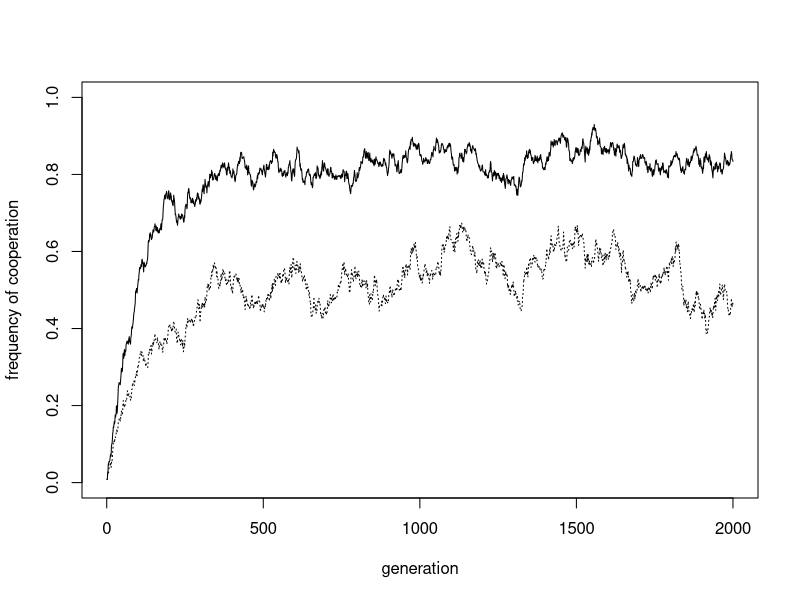

The R script that drew this image: (Note: a time limit stopped this script after it produced the figure.)
## ---- chunk 1

N <- 4  # 4 groups
n <- 4  # 4 agents per group

# create agent matrix, each column is a group
# can be C (cooperator), D (defector) or P (punisher)
agent <- matrix(nrow = n, ncol = N)

agent[,1] <- c("C", "C", "D", "D")
agent[,2] <- c("D", "D", "P", "P")
agent[,3] <- c("P", "P", "C", "D")
agent[,4] <- c("D", "D", "D", "D")

agent

## ---- chunk 2

# create payoff matrix, with baseline payoff 1
payoff <- matrix(1, nrow = n, ncol = N)

payoff

## ---- chunk 3

e <- 0  # cooperation error rate
c <- 0.2  # cost of cooperation

# probs for contribution (1-e)
contribute <- matrix(runif(n*N), nrow = n, ncol = N)
  
# contributors are Ps or Cs with prob 1-e
contributors <- (agent == "P" | agent == "C") & contribute > e
  
# reduce payoffs of contributing Ps and Cs by c
payoff[contributors] <- payoff[contributors] - c

contributors
payoff
    
## ---- chunk 4

p <- 0.8  # cost to punished
k <- 0.2  # cost to punisher

# columns/groups with at least one P
Pgroups <- unique(which(agent=="P", arr.ind=TRUE)[,"col"])
    
# defections (Ds and Ps/Cs with probability e)
defections <- agent == "D" | ((agent == "P" | agent == "C") & contribute <= e)
    
# cycle thru Pgroups (j) and agents (i)
for (j in Pgroups) {
      
  for (i in 1:n) {
        
    # if the agent is P
    if (agent[i,j] == "P") {
          
      # reduce punisher's payoff by k/n per defection
      payoff[i,j] <- payoff[i,j] - sum(defections[-i,j]) * k / n
          
      # reduce each defector's payoff by p/n
      payoff[-i,j][defections[-i,j]] <- payoff[-i,j][defections[-i,j]] - p / n
          
    }
        
  }
      
}

payoff

## ---- chunk 5

m <- 0.01  # rate of between-group mixing

# store agent in previous agent to avoid overlap
previous_agent <- agent
    
# cycle thru groups (j) and agents (i)
for (j in 1:N) {
      
  for (i in 1:n) {
        
    # with prob 1-m, choose demonstrator from same group (excluding self)
    if (runif(1) > m) {
          
      dem <- c(sample((1:n)[(1:n)!=i], 1), j)
          
    # with prob m, choose demonstrator from different group
    } else {
          
      dem <- c(sample(1:n, 1), 
               sample((1:N)[(1:N)!=j], 1))
          
    }
        
    # get W, relative payoff of demonstrator
    W <- payoff[dem[1],dem[2]] / (payoff[dem[1],dem[2]] + payoff[i,j])
        
    # copy dem's behaviour with prob W
    # use previous_agent to avoid copying an agent who has already copied
    if (runif(1) < W) {
          
      agent[i,j] <- previous_agent[dem[1],dem[2]]
          
    }
        
  }
      
}
    
agent

## ---- chunk 6

epsilon <- 0.5  # frequency of conflict

# dataframe of randomly selected pairs of groups
contests <- as.data.frame(matrix(sample(N), nrow = N/2, ncol = 2))
    
# keep contests with prob epsilon
contests <- contests[runif(N/2) < epsilon,]
    
# recalculate defections (Ds and Ps/Cs with probability e)
defections <- agent == "D" | ((agent == "P" | agent == "C") & contribute <= e)
    
# if there are any contests left
if (nrow(contests) > 0) {  
      
  # cycle thru pairs
  for (i in 1:nrow(contests)) {
        
    # prob group 1 beats group 2 in pair i
    d1 <- sum(defections[,contests[i,1]]) / n
    d2 <- sum(defections[,contests[i,2]]) / n
    d <- 0.5 + (d2 - d1)/2
        
    # group 1 wins
    if (runif(1) < d) {
          
      agent[,contests[i,2]] <- agent[,contests[i,1]]
          
    # group 2 wins  
    } else {
          
      agent[,contests[i,1]] <- agent[,contests[i,2]]
          
    }
        
  }
      
}

agent
    
## ---- chunk 7

mu <- 0.5  # mutation rate

# probs for mutation
mutate <- runif(N*n)
    
# store agent in previous agent to avoid overlap
previous_agent <- agent
    
# mutating D agents
agent[mutate < mu & previous_agent == "D"] <- 
  sample(c("P","C"), 
         sum(mutate < mu & previous_agent == "D"), 
         replace = TRUE)
    
# mutating C agents
agent[mutate < mu & previous_agent == "C"] <- 
  sample(c("P","D"), 
         sum(mutate < mu & previous_agent == "C"), 
         replace = TRUE)
    
# mutating D agents
agent[mutate < mu & previous_agent == "P"] <- 
  sample(c("D","C"), 
         sum(mutate < mu & previous_agent == "P"), 
         replace = TRUE)

agent
    
## ---- chunk 8

Cooperation <- function(N = 128, 
                        n = 4, 
                        t_max = 2000, 
                        e = 0.02, 
                        c = 0.2, 
                        m = 0.01, 
                        p = 0.8, 
                        k = 0.2, 
                        mu = 0.01, 
                        epsilon = 0.015, 
                        show_plot = TRUE) {

  # create agent matrix, each column is a group
  # can be C (cooperator), D (defector) or P (punisher)
  agent <- matrix(nrow = n, ncol = N)
  
  # initial conditions: group 1 all punishers, others are all defectors
  agent[,1] <- "P"
  agent[,-1] <- "D"
  
  # create output for freq of cooperation in each timestep
  # and freq of punishment
  output <- data.frame(PandC = rep(NA, t_max), 
                       P = rep(NA, t_max))
  
  # store for t = 1
  output$PandC[1] <- sum(agent == "C" | agent == "P") / (N*n)
  output$P[1] <- sum(agent == "P") / (N*n)
  
  for (t in 2:t_max) {
  
    # create/initialise payoff matrix, with baseline payoff 1
    payoff <- matrix(1, nrow = n, ncol = N)
  
    # 1. Cooperation
  
    # probs for contribution (1-e)
    contribute <- matrix(runif(n*N), nrow = n, ncol = N)
  
    # contributors are Ps or Cs with prob 1-e
    contributors <- (agent == "P" | agent == "C") & contribute > e
  
    # reduce payoffs of contributing Ps and Cs by c
    payoff[contributors] <- payoff[contributors] - c
    
    # 2. Punishment
    
    # columns/groups with at least one P
    Pgroups <- unique(which(agent=="P", arr.ind=TRUE)[,"col"])
    
    # defections (Ds and Ps/Cs with probability e)
    defections <- agent == "D" | ((agent == "P" | agent == "C") & contribute <= e)
    
    # cycle thru Pgroups (j) and agents (i)
    for (j in Pgroups) {
      
      for (i in 1:n) {
        
        # if the agent is P
        if (agent[i,j] == "P") {
          
          # reduce punisher's payoff by k/n per defection
          payoff[i,j] <- payoff[i,j] - sum(defections[-i,j]) * k / n
          
          # reduce each defector's payoff by p/n
          payoff[-i,j][defections[-i,j]] <- payoff[-i,j][defections[-i,j]] - p / n
          
        }
        
      }
      
    }
    
    # 3. Social learning
    
    # store agent in previous agent to avoid overlap
    previous_agent <- agent
    
    # cycle thru groups (j) and agents (i)
    for (j in 1:N) {
      
      for (i in 1:n) {
        
        # with prob 1-m, choose demonstrator from same group (excluding self)
        if (runif(1) > m) {
          
          dem <- c(sample((1:n)[(1:n)!=i], 1), j)
          
        # with prob m, choose demonstrator from different group
        } else {
          
          dem <- c(sample(1:n, 1), 
                   sample((1:N)[(1:N)!=j], 1))
          
        }
        
        # get W, relative payoff
        W <- payoff[dem[1],dem[2]] / (payoff[dem[1],dem[2]] + payoff[i,j])
        
        # copy dem's behaviour with prob W
        # use previous_agent to avoid copying an agent who has already copied
        if (runif(1) < W) {
          
          agent[i,j] <- previous_agent[dem[1],dem[2]]
          
        }
        
      }
      
    }
    
    # 4. Group selection
    
    # dataframe of randomly selected pairs of groups
    contests <- as.data.frame(matrix(sample(N), nrow = N/2, ncol = 2))
    
    # keep contests with prob epsilon
    contests <- contests[runif(N/2) < epsilon,]
    
    # recalculate defections (Ds and Ps/Cs with probability e)
    defections <- agent == "D" | ((agent == "P" | agent == "C") & contribute <= e)
    
    # if there are any contests left
    if (nrow(contests) > 0) {  
      
      # cycle thru pairs
      for (i in 1:nrow(contests)) {
        
        # prob group 1 beats group 2 in pair i
        d1 <- sum(defections[,contests[i,1]]) / n
        d2 <- sum(defections[,contests[i,2]]) / n
        d <- 0.5 + (d2 - d1)/2
        
        # group 1 wins
        if (runif(1) < d) {
          
          agent[,contests[i,2]] <- agent[,contests[i,1]]
          
        # group 2 wins  
        } else {
          
          agent[,contests[i,1]] <- agent[,contests[i,2]]
          
        }
        
      }
      
    }

    # 5. Mutation
    
    # probs for mutation
    mutate <- runif(N*n)
    
    # store agent in previous agent to avoid overlap
    previous_agent <- agent
    
    # mutating D agents
    agent[mutate < mu & previous_agent == "D"] <- 
      sample(c("P","C"), 
             sum(mutate < mu & previous_agent == "D"), 
             replace = TRUE)
    
    # mutating C agents
    agent[mutate < mu & previous_agent == "C"] <- 
      sample(c("P","D"), 
             sum(mutate < mu & previous_agent == "C"), 
             replace = TRUE)
    
    # mutating D agents
    agent[mutate < mu & previous_agent == "P"] <- 
      sample(c("D","C"), 
             sum(mutate < mu & previous_agent == "P"), 
             replace = TRUE)
    
    # 6. Record freq of cooperation
    
    output$PandC[t] <- sum(agent == "C" | agent == "P") / (N*n)
    output$P[t] <- sum(agent == "P") / (N*n)
  
  }
  
  if (show_plot == TRUE) {
    
    plot(x = 1:nrow(output), 
         y = output$PandC, 
         type = 'l',
         ylab = "frequency of cooperation", 
         xlab = "generation", 
         ylim = c(0,1))
    
    # dotted line for freq of Ps
    lines(x = 1:nrow(output), 
          y = output$P,
          type = 'l',
          lty = 3)
    
  }
  
  # output final agent, full output, and mean cooperation of last 50% of timesteps
  list(agent = agent, 
       output = output, 
       mean_coop = mean(output$PandC[(t_max/2):t_max]))

}


## ---- chunk 9

data_model11 <- Cooperation()

## ---- chunk 10

data_model11$agent[,1:25]

## ---- chunk 11

data_model11 <- Cooperation(n = 32)

## ---- chunk 12

data_model11 <- Cooperation(n = 32, p = 0, k = 0)

## ---- chunk 13

data_model11 <- Cooperation(n = 32, epsilon = 0)

## ---- chunk 14

data_model11 <- Cooperation(n = 32, m = 0.05)

## ---- chunk 15

n <- c(4,8,16,32,64)
epsilon <- c(0.0075,0.015,0.03)

output <- data.frame(matrix(NA, ncol = length(epsilon), nrow = length(n)))
rownames(output) <- n
colnames(output) <- epsilon
  
for (j in 1:length(epsilon)) {
    
  for (i in 1:length(n)) {
      
    output[i,j] <- Cooperation(n = n[i], 
                               epsilon = epsilon[j],
                               show_plot = FALSE)$mean_coop
      
  }
    
}
  
plot(x = 1:length(n), y = output[,1], 
     type = 'o',
     ylab = "frequency of cooperation", 
     xlab = "group size", 
     col = "darkblue",
     pch = 15,
     ylim = c(0,1),
     xlim = c(1,length(n)),
     xaxt = "n")

axis(1, at=1:length(n), labels=n)
  
lines(x = 1:length(n), output[,2],
      type = 'o',
      col = "red",
      pch = 17)
  
lines(x = 1:length(n), output[,3],
      type = 'o',
      col = "plum",
      pch = 16)
  
legend("bottomleft",
        legend = epsilon,
        title = "freq of group conflict",
        lty = 1,
        lwd = 2,
        pch = c(15,17,16),
        col = c("darkblue", "red","plum"),
        bty = "n",
        cex = 0.9)
